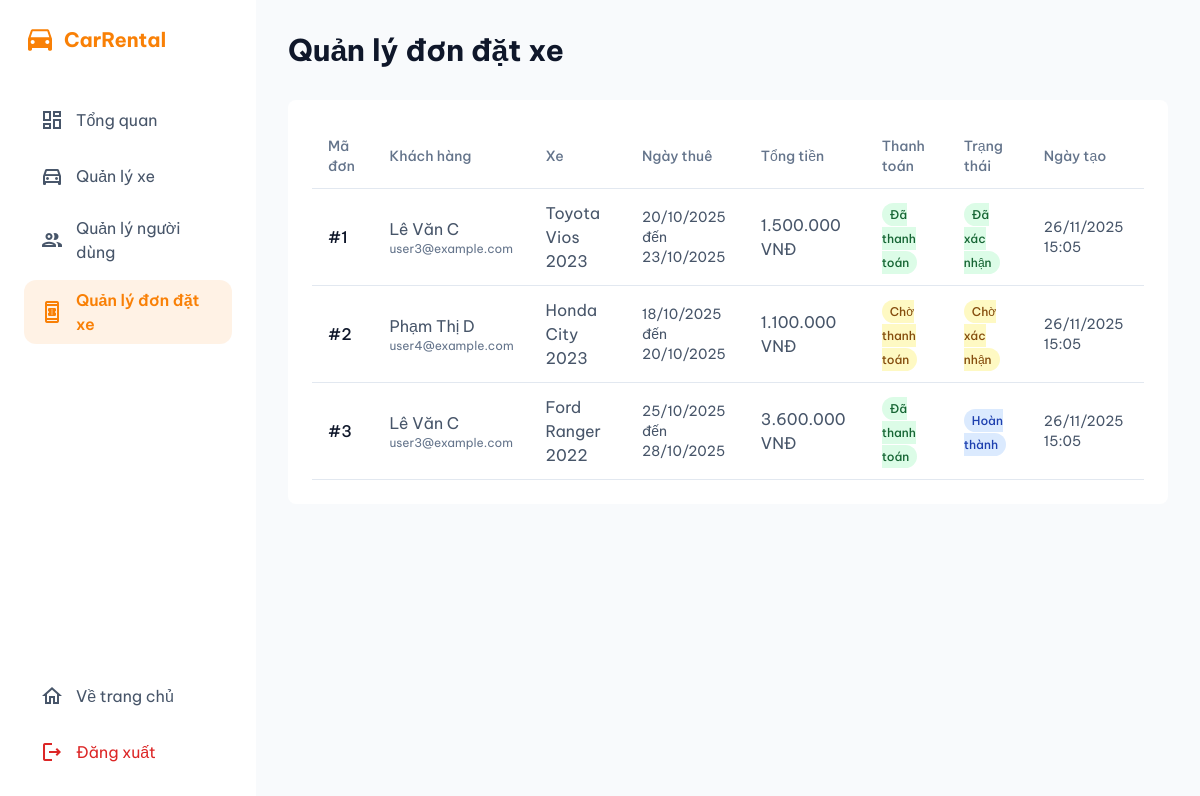
The app's page /admin/bookings.php (signed in) with its own data.
### tables this page shows
CREATE TABLE IF NOT EXISTS bookings (
    id INT AUTO_INCREMENT PRIMARY KEY,
    car_id INT NOT NULL,
    customer_id INT NOT NULL,
    start_date DATE NOT NULL,
    end_date DATE NOT NULL,
    total_price DECIMAL(10,2) NOT NULL,
    status ENUM('pending', 'confirmed', 'rejected', 'completed', 'cancelled') DEFAULT 'pending',
    created_at TIMESTAMP DEFAULT CURRENT_TIMESTAMP,
    FOREIGN KEY (car_id) REFERENCES cars(id) ON DELETE CASCADE,
    FOREIGN KEY (customer_id) REFERENCES users(id) ON DELETE CASCADE
);

CREATE TABLE IF NOT EXISTS users (
    id INT AUTO_INCREMENT PRIMARY KEY,
    username VARCHAR(50) UNIQUE NOT NULL,
    email VARCHAR(100) UNIQUE NOT NULL,
    password VARCHAR(255) NOT NULL,
    role ENUM('user', 'admin') DEFAULT 'user',
    full_name VARCHAR(100) NOT NULL,
    phone VARCHAR(20),
    created_at TIMESTAMP DEFAULT CURRENT_TIMESTAMP
);

CREATE TABLE IF NOT EXISTS cars (
    id INT AUTO_INCREMENT PRIMARY KEY,
    owner_id INT NOT NULL,
    name VARCHAR(200) NOT NULL,
    description TEXT,
    image VARCHAR(255),
    price_per_day DECIMAL(10,2) NOT NULL,
    car_type VARCHAR(50) NOT NULL,
    rental_type ENUM('self-drive', 'with-driver', 'long-term') DEFAULT 'self-drive',
    location VARCHAR(100) DEFAULT 'hcm',
    status ENUM('available', 'rented', 'maintenance') DEFAULT 'available',
    created_at TIMESTAMP DEFAULT CURRENT_TIMESTAMP,
    FOREIGN KEY (owner_id) REFERENCES users(id) ON DELETE CASCADE
);

CREATE TABLE IF NOT EXISTS payments (
    id INT AUTO_INCREMENT PRIMARY KEY,
    booking_id INT NOT NULL,
    amount DECIMAL(10,2) NOT NULL,
    payment_method VARCHAR(50) NOT NULL,
    transaction_id VARCHAR(255),
    status ENUM('pending', 'completed', 'failed') DEFAULT 'pending',
    created_at TIMESTAMP DEFAULT CURRENT_TIMESTAMP,
    FOREIGN KEY (booking_id) REFERENCES bookings(id) ON DELETE CASCADE
);

### config/session.php (called while the page is built, shortened)
<?php
function getBasePath() {
    static $base_path = null;
    $script_name = $_SERVER['SCRIPT_NAME'];
    $script_dir = dirname($script_name);
    $parts = explode('/', trim($script_dir, '/'));
    $subdirs = ['auth', 'cars', 'admin', 'client', 'host', 'api', 'config'];
    foreach ($subdirs as $subdir) {
        $pos = array_search($subdir, $parts);
        if ($pos !== false && $pos > 0) {
            $base_parts = array_slice($parts, 0, $pos);
            $base_path = '/' . implode('/', $base_parts);
            return $base_path;
        }
    }
    return $base_path;
}
?>

### config/helpers.php (called while the page is built, shortened)
<?php
function formatCurrency($amount) {
    return number_format($amount, 0, ',', '.') . ' VNĐ';
}
?>

### admin/bookings.php (the view, shortened to what this page needs)
<?php
require_once '../config/database.php';
require_once '../config/session.php';
require_once '../config/helpers.php';
$base_path = getBasePath();
$stmt = $conn->query("SELECT b.*,
    c.name as car_name,
    u.full_name as customer_name, u.email as customer_email,
    p.status as payment_status
    FROM bookings b
    JOIN cars c ON b.car_id = c.id
    JOIN users u ON b.customer_id = u.id
    LEFT JOIN payments p ON b.id = p.booking_id
    ORDER BY b.created_at DESC");
$bookings = $stmt->fetch_all(MYSQLI_ASSOC);
?>
<!DOCTYPE html>
<html class="light" lang="vi">
<head>
    <script src="https://cdn.tailwindcss.com?plugins=forms,typography"></script>
</head>
<body class="font-display bg-background-light dark:bg-background-dark text-slate-900 dark:text-slate-100">
<div class="flex h-screen">
    <aside class="w-64 flex-shrink-0 bg-white dark:bg-zinc-800 p-6 flex flex-col justify-between">
        <div>
            <a href="<?php echo $base_path ? $base_path . '/index.php' : '../index.php'; ?>" class="flex items-center gap-2 mb-10">
                <span class="text-xl font-bold text-primary">CarRental</span>
            </a>
            <nav class="flex flex-col gap-2">
                <a class="flex items-center gap-3 px-4 py-2 rounded hover:bg-slate-100 dark:hover:bg-zinc-700 text-slate-600 dark:text-slate-300" href="<?php echo $base_path ? $base_path . '/admin/dashboard.php' : 'dashboard.php'; ?>">
                    <span class="material-icons-outlined text-2xl">dashboard</span>
                    <span>Tổng quan</span>
                </a>
                <a class="flex items-center gap-3 px-4 py-2 rounded hover:bg-slate-100 dark:hover:bg-zinc-700 text-slate-600 dark:text-slate-300" href="<?php echo $base_path ? $base_path . '/admin/cars.php' : 'cars.php'; ?>">
                    <span class="material-icons-outlined text-2xl">directions_car</span>
                    <span>Quản lý xe</span>
                </a>
                <a class="flex items-center gap-3 px-4 py-2 rounded hover:bg-slate-100 dark:hover:bg-zinc-700 text-slate-600 dark:text-slate-300" href="<?php echo $base_path ? $base_path . '/admin/users.php' : 'users.php'; ?>">
                    <span class="material-icons-outlined text-2xl">group</span>
                    <span>Quản lý người dùng</span>
                </a>
                <a class="flex items-center gap-3 px-4 py-2 rounded bg-primary/10 text-primary font-semibold" href="<?php echo $base_path ? $base_path . '/admin/bookings.php' : 'bookings.php'; ?>">
                    <span class="material-icons-outlined text-2xl">book_online</span>
                    <span>Quản lý đơn đặt xe</span>
                </a>
            </nav>
        </div>
        <div>
            <a class="flex items-center gap-3 px-4 py-2 rounded hover:bg-slate-100 dark:hover:bg-zinc-700 text-slate-600 dark:text-slate-300" href="<?php echo $base_path ? $base_path . '/index.php' : '../index.php'; ?>">
                <span class="material-icons-outlined text-2xl">home</span>
                <span>Về trang chủ</span>
            </a>
            <a class="flex items-center gap-3 px-4 py-2 rounded hover:bg-red-50 dark:hover:bg-red-900/20 text-red-600 dark:text-red-400 mt-2" href="<?php echo $base_path ? $base_path . '/auth/logout.php' : '../auth/logout.php'; ?>">
                <span class="material-icons-outlined text-2xl">logout</span>
                <span>Đăng xuất</span>
            </a>
        </div>
    </aside>
    <main class="flex-1 p-8 overflow-y-auto">
        <header class="flex justify-between items-center mb-8">
            <h1 class="text-3xl font-bold">Quản lý đơn đặt xe</h1>
        </header>
        <section class="bg-white dark:bg-zinc-800 p-6 rounded-lg">
            <div class="overflow-x-auto">
                <table class="w-full text-left">
                    <thead class="text-sm text-slate-500 dark:text-slate-400 border-b border-slate-200 dark:border-zinc-700">
                        <tr>
                            <th class="py-3 px-4 font-medium">Mã đơn</th>
                            <th class="py-3 px-4 font-medium">Khách hàng</th>
                            <th class="py-3 px-4 font-medium">Xe</th>
                            <th class="py-3 px-4 font-medium">Ngày thuê</th>
                            <th class="py-3 px-4 font-medium">Tổng tiền</th>
                            <th class="py-3 px-4 font-medium">Thanh toán</th>
                            <th class="py-3 px-4 font-medium">Trạng thái</th>
                            <th class="py-3 px-4 font-medium">Ngày tạo</th>
                        </tr>
                    </thead>
                    <tbody>
                        <?php if (empty($bookings)): ?>
                            <tr>
                                <td colspan="8" class="py-8 text-center text-slate-500">Chưa có đơn đặt nào</td>
                            </tr>
                        <?php else: ?>
                            <?php foreach ($bookings as $booking): ?>
                                <tr class="border-b border-slate-200 dark:border-zinc-700">
                                    <td class="py-3 px-4 font-medium">#<?php echo $booking['id']; ?></td>
                                    <td class="py-3 px-4">
                                        <div class="text-slate-600 dark:text-slate-300"><?php echo htmlspecialchars($booking['customer_name']); ?></div>
                                        <div class="text-xs text-slate-500"><?php echo htmlspecialchars($booking['customer_email']); ?></div>
                                    </td>
                                    <td class="py-3 px-4 text-slate-600 dark:text-slate-300"><?php echo htmlspecialchars($booking['car_name']); ?></td>
                                    <td class="py-3 px-4 text-slate-600 dark:text-slate-300 text-sm">
                                        <?php echo date('d/m/Y', strtotime($booking['start_date'])); ?><br>
                                        đến <?php echo date('d/m/Y', strtotime($booking['end_date'])); ?>
                                    </td>
                                    <td class="py-3 px-4 text-slate-600 dark:text-slate-300"><?php echo formatCurrency($booking['total_price']); ?></td>
                                    <td class="py-3 px-4">
                                        <?php
                                        $payment_classes = [
                                            'completed' => 'bg-green-100 dark:bg-green-900/50 text-green-800 dark:text-green-300',
                                            'pending' => 'bg-yellow-100 dark:bg-yellow-900/50 text-yellow-800 dark:text-yellow-300',
                                            'failed' => 'bg-red-100 dark:bg-red-900/50 text-red-800 dark:text-red-300'
                                        ];
                                        $payment_text = [
                                            'completed' => 'Đã thanh toán',
                                            'pending' => 'Chờ thanh toán',
                                            'failed' => 'Thất bại'
                                        ];
                                        $payment_status = $booking['payment_status'] ?? 'pending';
                                        ?>
                                        <span class="px-2 py-1 text-xs font-medium rounded-full <?php echo $payment_classes[$payment_status] ?? ''; ?>">
                                            <?php echo $payment_text[$payment_status] ?? 'N/A'; ?>
                                        </span>
                                    </td>
                                    <td class="py-3 px-4">
                                        <?php
                                        $status_classes = [
                                            'pending' => 'bg-yellow-100 dark:bg-yellow-900/50 text-yellow-800 dark:text-yellow-300',
                                            'confirmed' => 'bg-green-100 dark:bg-green-900/50 text-green-800 dark:text-green-300',
                                            'rejected' => 'bg-red-100 dark:bg-red-900/50 text-red-800 dark:text-red-300',
                                            'completed' => 'bg-blue-100 dark:bg-blue-900/50 text-blue-800 dark:text-blue-300',
                                            'cancelled' => 'bg-slate-100 dark:bg-slate-900/50 text-slate-800 dark:text-slate-300'
                                        ];
                                        $status_text = [
                                            'pending' => 'Chờ xác nhận',
                                            'confirmed' => 'Đã xác nhận',
                                            'rejected' => 'Đã từ chối',
                                            'completed' => 'Hoàn thành',
                                            'cancelled' => 'Đã hủy'
                                        ];
                                        ?>
                                        <span class="px-2 py-1 text-xs font-medium rounded-full <?php echo $status_classes[$booking['status']] ?? ''; ?>">
                                            <?php echo $status_text[$booking['status']] ?? $booking['status']; ?>
                                        </span>
                                    </td>
                                    <td class="py-3 px-4 text-slate-600 dark:text-slate-300 text-sm"><?php echo date('d/m/Y H:i', strtotime($booking['created_at'])); ?></td>
                                </tr>
                            <?php endforeach; ?>
                        <?php endif; ?>
                    </tbody>
                </table>
            </div>
        </section>
    </main>
</div>
</body>
</html>

### admin/bookings.php (style rules this page uses)
.material-icons-outlined { font-size: inherit; }

### records on screen
bookings: id "1", customer.full_name "Lê Văn C", customer.email "user3@example.com", car.name "Toyota Vios 2023", start_date "20/10/2025", end_date "23/10/2025", total_price "1.500.000 VNĐ", payments.status "Đã thanh toán", status "Đã xác nhận", created_at "26/11/2025 15:05"
bookings: id "2", customer.full_name "Phạm Thị D", customer.email "user4@example.com", car.name "Honda City 2023", start_date "18/10/2025", end_date "20/10/2025", total_price "1.100.000 VNĐ", payment_status "Chờ thanh toán", status "Chờ xác nhận", created_at "26/11/2025 15:05"
bookings: id "3", customer.full_name "Lê Văn C", customer.email "user3@example.com", car.name "Ford Ranger 2022", start_date "25/10/2025", end_date "28/10/2025", total_price "3.600.000 VNĐ", payments.status "Đã thanh toán", status "Hoàn thành", created_at "26/11/2025 15:05"
